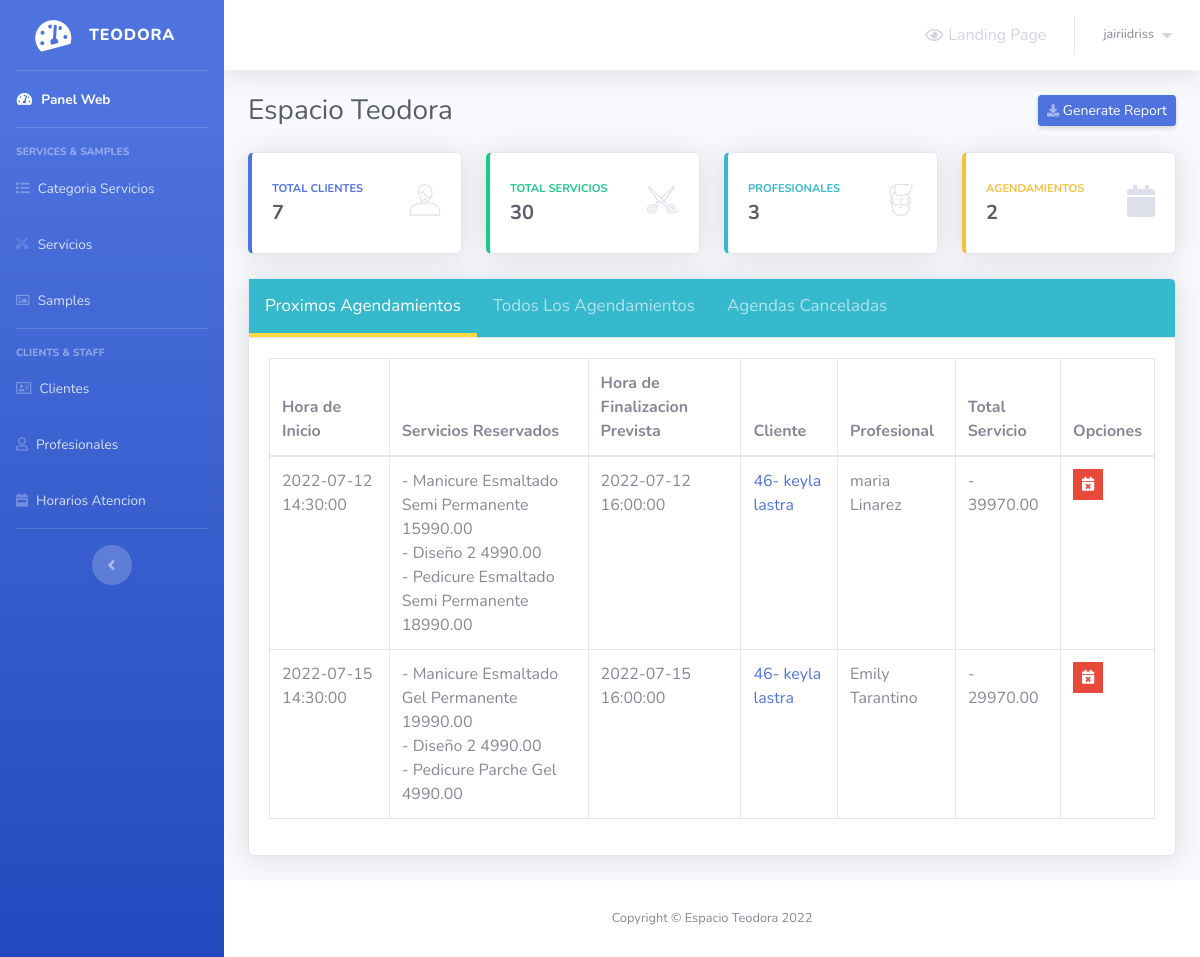
The app's page /admin/index.php (signed in) with its own data.
### tables this page shows
CREATE TABLE `appointments` (
  `appointment_id` int(5) NOT NULL,
  `date_created` timestamp NULL DEFAULT current_timestamp(),
  `client_id` int(5) DEFAULT NULL,
  `employee_id` int(2) NOT NULL,
  `start_time` timestamp NULL DEFAULT NULL,
  `end_time_expected` timestamp NULL DEFAULT NULL,
  `canceled` tinyint(1) NOT NULL DEFAULT 0,
  `cancellation_reason` text DEFAULT NULL
);

CREATE TABLE `services` (
  `service_id` int(5) NOT NULL,
  `service_name` varchar(50) NOT NULL,
  `service_description` varchar(255) NOT NULL,
  `service_price` decimal(10,2) NOT NULL,
  `service_duration` int(5) NOT NULL,
  `category_id` int(2) NOT NULL,
  `child_id` int(3) NOT NULL DEFAULT 0
);

CREATE TABLE `clients` (
  `client_id` int(5) NOT NULL,
  `first_name` varchar(30) NOT NULL,
  `last_name` varchar(30) NOT NULL,
  `phone_number` varchar(30) NOT NULL,
  `client_email` varchar(50) NOT NULL
);

CREATE TABLE `employees` (
  `employee_id` int(2) NOT NULL,
  `first_name` varchar(20) NOT NULL,
  `last_name` varchar(20) NOT NULL,
  `phone_number` varchar(30) NOT NULL,
  `email` varchar(50) NOT NULL
);

### admin/Includes/functions/functions.php (called while the page is built, shortened)
<?php
    function countItems($item,$table)
	{
		global $con;
		$stat_ = $con->prepare("SELECT COUNT($item) FROM $table");
		$stat_->execute();
		return $stat_->fetchColumn();
	}

### admin/index.php (the view, shortened to what this page needs)
<?php
	if(isset($_SESSION['username_barbershop_Xw211qAAsq4']) && isset($_SESSION['password_barbershop_Xw211qAAsq4']))
	{
        include 'connect.php';
        include 'Includes/functions/functions.php';
        include 'Includes/templates/header.php';
?>
	<div class="container-fluid">
		<div class="d-sm-flex align-items-center justify-content-between mb-4">
			<h1 class="h3 mb-0 text-gray-800">Espacio Teodora</h1>
			<a href="#" class="d-none d-sm-inline-block btn btn-sm btn-primary shadow-sm">
				<i class="fas fa-download fa-sm text-white-50"></i>
				Generate Report
			</a>
		</div>
		<div class="row">
			<div class="col-xl-3 col-md-6 mb-4">
				<div class="card border-left-primary shadow h-100 py-2">
					<div class="card-body">
				  		<div class="row no-gutters align-items-center">
							<div class="col mr-2">
					  			<div class="text-xs font-weight-bold text-primary text-uppercase mb-1">
					  				Total Clientes
					  			</div>
					  			<div class="h5 mb-0 font-weight-bold text-gray-800"><?php echo countItems("client_id","clients")?></div>
							</div>
							<div class="col-auto">
					  			<i class="bs bs-boy fa-2x text-gray-300"></i>
							</div>
				  		</div>
					</div>
			  	</div>
			</div>
			<div class="col-xl-3 col-md-6 mb-4">
				<div class="card border-left-success shadow h-100 py-2">
					<div class="card-body">
				  		<div class="row no-gutters align-items-center">
							<div class="col mr-2">
					  			<div class="text-xs font-weight-bold text-success text-uppercase mb-1">
					  				Total Servicios
					  			</div>
					  			<div class="h5 mb-0 font-weight-bold text-gray-800"><?php echo countItems("service_id","services")?></div>
							</div>
							<div class="col-auto">
					  			<i class="bs bs-scissors-1 fa-2x text-gray-300"></i>
							</div>
				  		</div>
					</div>
			  	</div>
			</div>
			<div class="col-xl-3 col-md-6 mb-4">
				<div class="card border-left-info shadow h-100 py-2">
					<div class="card-body">
				  		<div class="row no-gutters align-items-center">
							<div class="col mr-2">
					  			<div class="text-xs font-weight-bold text-info text-uppercase mb-1">
					  				Profesionales
					  			</div>
					  			<div class="row no-gutters align-items-center">
									<div class="col-auto">
						  				<div class="h5 mb-0 mr-3 font-weight-bold text-gray-800"><?php echo countItems("employee_id","employees")?></div>
									</div>
					  			</div>
							</div>
							<div class="col-auto">
					  			<i class="bs bs-man fa-2x text-gray-300"></i>
							</div>
				  		</div>
					</div>
			  	</div>
			</div>
			<div class="col-xl-3 col-md-6 mb-4">
				<div class="card border-left-warning shadow h-100 py-2">
					<div class="card-body">
				  		<div class="row no-gutters align-items-center">
							<div class="col mr-2">
					  			<div class="text-xs font-weight-bold text-warning text-uppercase mb-1">
					  				Agendamientos
					  			</div>
					  			<div class="h5 mb-0 font-weight-bold text-gray-800"><?php echo countItems("appointment_id","appointments")?></div>
							</div>
							<div class="col-auto">
					  			<i class="fas fa-calendar fa-2x text-gray-300"></i>
							</div>
				 		</div>
					</div>
			  	</div>
			</div>
		</div>
        <div class="card shadow mb-4">
            <div class="card-header tab" style="padding: 0px !important;background: #36b9cc!important">
            	<button class="tablinks active" onclick="openTab(event, 'Upcoming')">
            		Proximos Agendamientos
            	</button>
                <button class="tablinks" onclick="openTab(event, 'All')">
                	Todos Los Agendamientos
                </button>
                <button class="tablinks" onclick="openTab(event, 'Canceled')">
                	Agendas Canceladas
                </button>
            </div>
            <div class="card-body">
            	<div class="table-responsive">
                	<table class="table table-bordered tabcontent" id="Upcoming" style="display:table" width="100%" cellspacing="0">
                  		<thead>
                                <tr>
                                    <th>
                                        Hora de Inicio
                                    </th>
                                    <th>
                                        Servicios Reservados
                                    </th>
                                    <th>
                                        Hora de Finalizacion Prevista
                                    </th>
                                    <th>
                                        Cliente
                                    </th>
                                    <th>
                                        Profesional
                                    </th>
                                    <th>
                                        Total Servicio
                                    </th>
                                    <th>
                                        Opciones
                                    </th>
                                </tr>
                            </thead>
                            <tbody>
                                <?php
                                    $stmt = $con->prepare("SELECT *
                                                    FROM appointments a , clients c
                                                    where start_time >= ?
                                                    and a.client_id = c.client_id
                                                    and canceled = 0
                                                    order by start_time;
                                                    ");
                                    $stmt->execute(array(date('Y-m-d H:i:s')));
                                    $rows = $stmt->fetchAll();
                                    $count = $stmt->rowCount();
                                    if($count == 0)
                                    {
                                        echo "<tr>";
                                            echo "<td colspan='5' style='text-align:center;'>";
                                                echo "La lista de sus próximas reservas se presentará aquí";
                                            echo "</td>";
                                        echo "</tr>";
                                    }
                                    else
                                    {
                                        foreach($rows as $row)
                                        {
                                            echo "<tr>";
                                                echo "<td>";
                                                    echo $row['start_time'];
                                                echo "</td>";
                                                echo "<td>";
                                                    $stmtServices = $con->prepare("SELECT service_name,service_price
                                                            from services s, services_booked sb
                                                            where s.service_id = sb.service_id
                                                            and appointment_id = ?");
                                                    $stmtServices->execute(array($row['appointment_id']));
                                                    $rowsServices = $stmtServices->fetchAll();
                                                    foreach($rowsServices as $rowsService)
                                                    {
                                                        echo "- ".$rowsService['service_name']." ".$rowsService['service_price'];
                                                        if (next($rowsServices)==true)  echo " <br> ";
                                                    }
                                                echo "</td>";
                                                echo "<td>";
                                                    echo $row['end_time_expected'];
                                                echo "</td>";
                                                echo "<td>";
                                                    echo "<a href = #>";
                                                        echo $row['client_id']."- ";
                                                        echo $row['first_name']." ".$row['last_name'];
                                                    echo "</a>";
                                                echo "</td>";
                                                echo "<td>";
                                                    $stmtEmployees = $con->prepare("SELECT first_name,last_name
                                                            from employees e, appointments a
                                                            where e.employee_id = a.employee_id
                                                            and a.appointment_id = ?");
                                                    $stmtEmployees->execute(array($row['appointment_id']));
                                                    $rowsEmployees = $stmtEmployees->fetchAll();
                                                    foreach($rowsEmployees as $rowsEmployee)
                                                    {
                                                        echo $rowsEmployee['first_name']." ".$rowsEmployee['last_name'];
                                                    }
                                                echo "</td>";
                                                echo "<td>";
                                                $stmtServices = $con->prepare("SELECT sum(service_price) as total
                                                        from services s, services_booked sb
                                                        where s.service_id = sb.service_id
                                                        and appointment_id = ?");
                                                $stmtServices->execute(array($row['appointment_id']));
                                                $rowsServices = $stmtServices->fetchAll();
                                                foreach($rowsServices as $rowsService)
                                                {
                                                    echo "- ".$rowsService['total'];
                                                }
                                                echo "</td>";
                                                echo "<td>";
                                                	$cancel_data = "cancel_appointment_".$row["appointment_id"];
                                               		?>
                                               		<ul class="list-inline m-0">
                                                        <li class="list-inline-item" data-toggle="tooltip" title="Cancel Appointment">
                                                            <button class="btn btn-danger btn-sm rounded-0" type="button" data-toggle="modal" data-target="#<?php echo $cancel_data; ?>" data-placement="top">
                                                                <i class="fas fa-calendar-times"></i>
                                                            </button>
                                                        </li>
                                                    </ul>
                                               		<?php
                                                echo "</td>";
                                            echo "</tr>";
                                        }
                                    }
                                ?>
                            </tbody>
                	</table>
              	</div>
            </div>
        </div>
	</div>
<?php
		include 'Includes/templates/footer.php';
	}
	else
    {
    	header('Location: login.php');
        exit();
    }
?>

### admin/Design/css/main.css (style rules this page uses)
.tab button.active { color: #fff; border-bottom: 4px solid #ffd943; }
.tab button { background: inherit; color: #ffffff9c; float: left; border: none; outline: none; cursor: pointer; padding: 14px 16px; transition: 0.3s; font-size: 17px; border-bottom: 4px solid transparent; }
.tabcontent { display: none; }

### records on screen
appointments: start_time "2022-07-12 14:30:00", end_time_expected "2022-07-12 16:00:00", client.client_id "46", client.first_name "keyla", client.last_name "lastra", total "39970.00"
services: service_name "Manicure Esmaltado Semi Permanente", service_price "15990.00"
services: service_name "Diseño 2", service_price "4990.00"
services: service_name "Pedicure Esmaltado Semi Permanente", service_price "18990.00"
employees: first_name "maria", last_name "Linarez"
appointments: start_time "2022-07-15 14:30:00", end_time_expected "2022-07-15 16:00:00", client.client_id "46", client.first_name "keyla", client.last_name "lastra", total "29970.00"
services: service_name "Manicure Esmaltado Gel Permanente", service_price "19990.00"
services: service_name "Pedicure Parche Gel", service_price "4990.00"
employees: first_name "Emily", last_name "Tarantino"

### other values on screen
$_SESSION['username_barbershop_Xw211qAAsq4'] "jairiidriss"
countItems("client_id","clients") "7"
countItems("service_id","services") "30"
countItems("employee_id","employees") "3"
countItems("appointment_id","appointments") "2"
